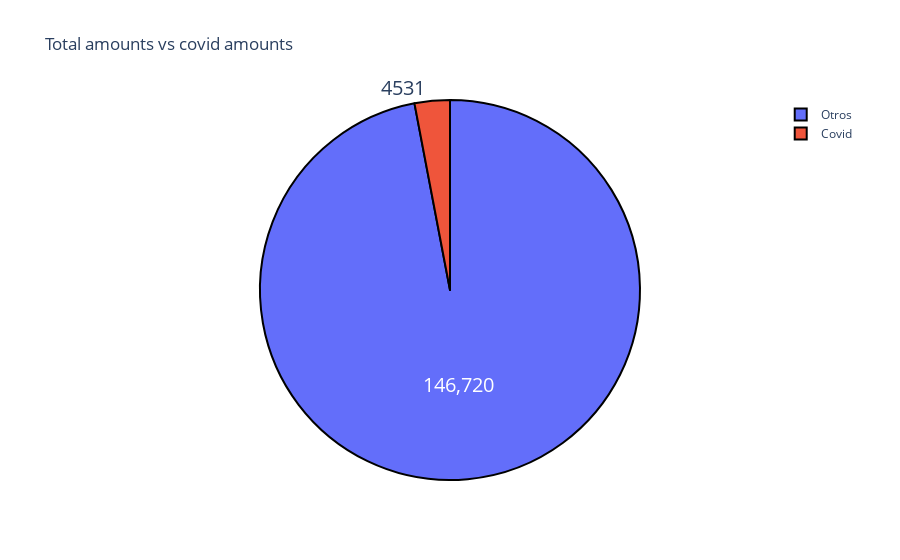

Notebook cell for this chart:
### Code cell
fig = px.pie(casos, values='amount', names = casos.index, color = casos.index,
      title='Total amounts vs covid amounts',color_discrete_map={'Covid':'darkblue', 'Otros':'royalblue',} )

fig.update_traces(hoverinfo='label+percent', textinfo='value', textfont_size=20,
                  marker=dict(colors=casos.index, line=dict(color='#000000', width=2)))

### Figure 1 — Plotly figure (JSON) as saved in the notebook; plotly's stock layout.template omitted (floating-point values rounded to 4 significant figures)
{"data": [{"customdata": [["Otros"], ["Covid"]], "domain": {"x": [0, 1], "y": [0, 1]}, "hoverinfo": "label+percent", "hovertemplate": "index=%{customdata[0]}<br>amount=%{value}<extra></extra>", "labels": ["Otros", "Covid"], "legendgroup": "", "marker": {"colors": ["Otros", "Covid"], "line": {"color": "#000000", "width": 2}}, "name": "", "showlegend": true, "textfont": {"size": 20}, "textinfo": "value", "type": "pie", "values": [146720, 4531]}], "layout": {"legend": {"tracegroupgap": 0}, "title": {"text": "Total amounts vs covid amounts"}}}
